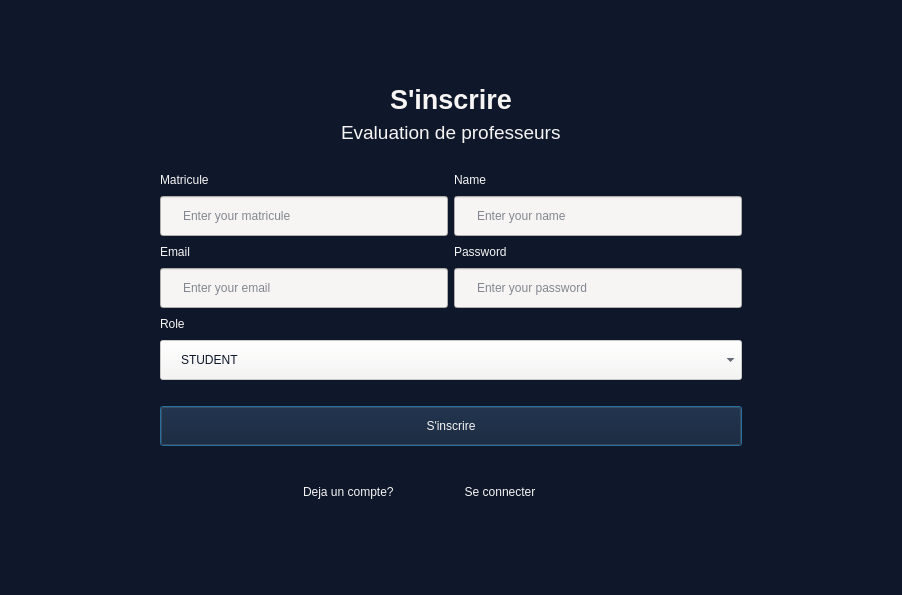
<?xml version="1.0" encoding="UTF-8"?>
<ui version="4.0">
 <class>Dialog</class>
 <widget class="QDialog" name="Dialog">
  <property name="geometry">
   <rect>
    <x>0</x>
    <y>0</y>
    <width>902</width>
    <height>595</height>
   </rect>
  </property>
  <property name="windowTitle">
   <string>Dialog</string>
  </property>
  <property name="styleSheet">
   <string notr="true">color: rgb(246, 245, 244);
background-color: rgb(15, 23, 42);
</string>
  </property>
  <layout class="QHBoxLayout" name="horizontalLayout_11">
   <item>
    <layout class="QVBoxLayout" name="verticalLayout_8">
     <item>
      <spacer name="verticalSpacer">
       <property name="orientation">
        <enum>Qt::Vertical</enum>
       </property>
       <property name="sizeHint" stdset="0">
        <size>
         <width>20</width>
         <height>40</height>
        </size>
       </property>
      </spacer>
     </item>
     <item>
      <layout class="QHBoxLayout" name="horizontalLayout_2">
       <item>
        <spacer name="horizontalSpacer_3">
         <property name="orientation">
          <enum>Qt::Horizontal</enum>
         </property>
         <property name="sizeHint" stdset="0">
          <size>
           <width>40</width>
           <height>20</height>
          </size>
         </property>
        </spacer>
       </item>
       <item>
        <widget class="QWidget" name="widget_2" native="true">
         <property name="minimumSize">
          <size>
           <width>600</width>
           <height>400</height>
          </size>
         </property>
         <layout class="QVBoxLayout" name="verticalLayout_7">
          <item>
           <layout class="QVBoxLayout" name="verticalLayout">
            <property name="bottomMargin">
             <number>20</number>
            </property>
            <item>
             <layout class="QHBoxLayout" name="horizontalLayout">
              <item>
               <spacer name="horizontalSpacer">
                <property name="orientation">
                 <enum>Qt::Horizontal</enum>
                </property>
                <property name="sizeHint" stdset="0">
                 <size>
                  <width>40</width>
                  <height>20</height>
                 </size>
                </property>
               </spacer>
              </item>
              <item>
               <widget class="QLabel" name="label">
                <property name="font">
                 <font>
                  <pointsize>20</pointsize>
                  <weight>75</weight>
                  <bold>true</bold>
                 </font>
                </property>
                <property name="text">
                 <string>S'inscrire</string>
                </property>
               </widget>
              </item>
              <item>
               <spacer name="horizontalSpacer_2">
                <property name="orientation">
                 <enum>Qt::Horizontal</enum>
                </property>
                <property name="sizeHint" stdset="0">
                 <size>
                  <width>40</width>
                  <height>20</height>
                 </size>
                </property>
               </spacer>
              </item>
             </layout>
            </item>
            <item>
             <layout class="QHBoxLayout" name="horizontalLayout_3">
              <item>
               <spacer name="horizontalSpacer_5">
                <property name="orientation">
                 <enum>Qt::Horizontal</enum>
                </property>
                <property name="sizeHint" stdset="0">
                 <size>
                  <width>40</width>
                  <height>20</height>
                 </size>
                </property>
               </spacer>
              </item>
              <item>
               <widget class="QLabel" name="label_3">
                <property name="font">
                 <font>
                  <pointsize>14</pointsize>
                 </font>
                </property>
                <property name="text">
                 <string>Evaluation de professeurs</string>
                </property>
               </widget>
              </item>
              <item>
               <spacer name="horizontalSpacer_6">
                <property name="orientation">
                 <enum>Qt::Horizontal</enum>
                </property>
                <property name="sizeHint" stdset="0">
                 <size>
                  <width>40</width>
                  <height>20</height>
                 </size>
                </property>
               </spacer>
              </item>
             </layout>
            </item>
           </layout>
          </item>
          <item>
           <layout class="QHBoxLayout" name="horizontalLayout_10">
            <item>
             <layout class="QVBoxLayout" name="verticalLayout_2">
              <item>
               <layout class="QHBoxLayout" name="horizontalLayout_4">
                <item>
                 <widget class="QLabel" name="label_4">
                  <property name="text">
                   <string>Matricule</string>
                  </property>
                 </widget>
                </item>
                <item>
                 <spacer name="horizontalSpacer_7">
                  <property name="orientation">
                   <enum>Qt::Horizontal</enum>
                  </property>
                  <property name="sizeHint" stdset="0">
                   <size>
                    <width>40</width>
                    <height>20</height>
                   </size>
                  </property>
                 </spacer>
                </item>
               </layout>
              </item>
              <item>
               <widget class="QLineEdit" name="lineEdit">
                <property name="minimumSize">
                 <size>
                  <width>0</width>
                  <height>40</height>
                 </size>
                </property>
                <property name="maximumSize">
                 <size>
                  <width>16777215</width>
                  <height>40</height>
                 </size>
                </property>
                <property name="styleSheet">
                 <string notr="true">padding-left : 20;
background-color: rgb(246, 245, 244);
color: rgb(15, 23, 42);</string>
                </property>
                <property name="placeholderText">
                 <string>Enter your matricule</string>
                </property>
               </widget>
              </item>
             </layout>
            </item>
            <item>
             <layout class="QVBoxLayout" name="verticalLayout_3">
              <item>
               <layout class="QHBoxLayout" name="horizontalLayout_5">
                <item>
                 <widget class="QLabel" name="label_5">
                  <property name="text">
                   <string>Name</string>
                  </property>
                 </widget>
                </item>
                <item>
                 <spacer name="horizontalSpacer_8">
                  <property name="orientation">
                   <enum>Qt::Horizontal</enum>
                  </property>
                  <property name="sizeHint" stdset="0">
                   <size>
                    <width>40</width>
                    <height>20</height>
                   </size>
                  </property>
                 </spacer>
                </item>
               </layout>
              </item>
              <item>
               <widget class="QLineEdit" name="lineEdit_2">
                <property name="minimumSize">
                 <size>
                  <width>0</width>
                  <height>40</height>
                 </size>
                </property>
                <property name="maximumSize">
                 <size>
                  <width>16777215</width>
                  <height>40</height>
                 </size>
                </property>
                <property name="styleSheet">
                 <string notr="true">padding-left : 20;
background-color: rgb(246, 245, 244);
color: rgb(15, 23, 42);</string>
                </property>
                <property name="placeholderText">
                 <string>Enter your name</string>
                </property>
               </widget>
              </item>
             </layout>
            </item>
           </layout>
          </item>
          <item>
           <layout class="QHBoxLayout" name="horizontalLayout_12">
            <item>
             <layout class="QVBoxLayout" name="verticalLayout_4">
              <item>
               <layout class="QHBoxLayout" name="horizontalLayout_6">
                <item>
                 <widget class="QLabel" name="label_6">
                  <property name="text">
                   <string>Email</string>
                  </property>
                 </widget>
                </item>
                <item>
                 <spacer name="horizontalSpacer_9">
                  <property name="orientation">
                   <enum>Qt::Horizontal</enum>
                  </property>
                  <property name="sizeHint" stdset="0">
                   <size>
                    <width>40</width>
                    <height>20</height>
                   </size>
                  </property>
                 </spacer>
                </item>
               </layout>
              </item>
              <item>
               <widget class="QLineEdit" name="lineEdit_3">
                <property name="minimumSize">
                 <size>
                  <width>0</width>
                  <height>40</height>
                 </size>
                </property>
                <property name="maximumSize">
                 <size>
                  <width>16777215</width>
                  <height>40</height>
                 </size>
                </property>
                <property name="styleSheet">
                 <string notr="true">padding-left : 20;
background-color: rgb(246, 245, 244);
color: rgb(15, 23, 42);</string>
                </property>
                <property name="placeholderText">
                 <string>Enter your email</string>
                </property>
               </widget>
              </item>
             </layout>
            </item>
            <item>
             <layout class="QVBoxLayout" name="verticalLayout_5">
              <item>
               <layout class="QHBoxLayout" name="horizontalLayout_7">
                <item>
                 <widget class="QLabel" name="label_7">
                  <property name="text">
                   <string>Password</string>
                  </property>
                 </widget>
                </item>
                <item>
                 <spacer name="horizontalSpacer_10">
                  <property name="orientation">
                   <enum>Qt::Horizontal</enum>
                  </property>
                  <property name="sizeHint" stdset="0">
                   <size>
                    <width>40</width>
                    <height>20</height>
                   </size>
                  </property>
                 </spacer>
                </item>
               </layout>
              </item>
              <item>
               <widget class="QLineEdit" name="lineEdit_4">
                <property name="minimumSize">
                 <size>
                  <width>0</width>
                  <height>40</height>
                 </size>
                </property>
                <property name="maximumSize">
                 <size>
                  <width>16777215</width>
                  <height>40</height>
                 </size>
                </property>
                <property name="styleSheet">
                 <string notr="true">padding-left : 20;
background-color: rgb(246, 245, 244);
color: rgb(15, 23, 42);</string>
                </property>
                <property name="placeholderText">
                 <string>Enter your password</string>
                </property>
               </widget>
              </item>
             </layout>
            </item>
           </layout>
          </item>
          <item>
           <layout class="QVBoxLayout" name="verticalLayout_6">
            <property name="bottomMargin">
             <number>20</number>
            </property>
            <item>
             <layout class="QHBoxLayout" name="horizontalLayout_8">
              <item>
               <widget class="QLabel" name="label_8">
                <property name="text">
                 <string>Role</string>
                </property>
               </widget>
              </item>
              <item>
               <spacer name="horizontalSpacer_11">
                <property name="orientation">
                 <enum>Qt::Horizontal</enum>
                </property>
                <property name="sizeHint" stdset="0">
                 <size>
                  <width>40</width>
                  <height>20</height>
                 </size>
                </property>
               </spacer>
              </item>
             </layout>
            </item>
            <item>
             <widget class="QComboBox" name="comboBox">
              <property name="enabled">
               <bool>false</bool>
              </property>
              <property name="minimumSize">
               <size>
                <width>0</width>
                <height>40</height>
               </size>
              </property>
              <property name="maximumSize">
               <size>
                <width>16777215</width>
                <height>40</height>
               </size>
              </property>
              <property name="styleSheet">
               <string notr="true">padding-left : 20;
background-color: rgb(246, 245, 244);
color: rgb(15, 23, 42);
</string>
              </property>
              <property name="placeholderText">
               <string>STUDENT</string>
              </property>
              <item>
               <property name="text">
                <string>STUDENT</string>
               </property>
              </item>
             </widget>
            </item>
           </layout>
          </item>
          <item>
           <widget class="QPushButton" name="pushButton">
            <property name="minimumSize">
             <size>
              <width>0</width>
              <height>40</height>
             </size>
            </property>
            <property name="maximumSize">
             <size>
              <width>16777215</width>
              <height>40</height>
             </size>
            </property>
            <property name="styleSheet">
             <string notr="true">background-color: rgb(15, 23, 42);
color: rgb(246, 245, 244);</string>
            </property>
            <property name="text">
             <string>S'inscrire</string>
            </property>
           </widget>
          </item>
          <item>
           <layout class="QHBoxLayout" name="horizontalLayout_9">
            <property name="topMargin">
             <number>20</number>
            </property>
            <item>
             <spacer name="horizontalSpacer_12">
              <property name="orientation">
               <enum>Qt::Horizontal</enum>
              </property>
              <property name="sizeHint" stdset="0">
               <size>
                <width>40</width>
                <height>20</height>
               </size>
              </property>
             </spacer>
            </item>
            <item>
             <widget class="QLabel" name="label_9">
              <property name="text">
               <string>Deja un compte?</string>
              </property>
             </widget>
            </item>
            <item>
             <widget class="QPushButton" name="pushButton_2">
              <property name="minimumSize">
               <size>
                <width>200</width>
                <height>40</height>
               </size>
              </property>
              <property name="maximumSize">
               <size>
                <width>200</width>
                <height>40</height>
               </size>
              </property>
              <property name="styleSheet">
               <string notr="true">background-color : transparent;
border : none;</string>
              </property>
              <property name="text">
               <string>Se connecter</string>
              </property>
             </widget>
            </item>
            <item>
             <spacer name="horizontalSpacer_13">
              <property name="orientation">
               <enum>Qt::Horizontal</enum>
              </property>
              <property name="sizeHint" stdset="0">
               <size>
                <width>40</width>
                <height>20</height>
               </size>
              </property>
             </spacer>
            </item>
           </layout>
          </item>
         </layout>
        </widget>
       </item>
       <item>
        <spacer name="horizontalSpacer_4">
         <property name="orientation">
          <enum>Qt::Horizontal</enum>
         </property>
         <property name="sizeHint" stdset="0">
          <size>
           <width>40</width>
           <height>20</height>
          </size>
         </property>
        </spacer>
       </item>
      </layout>
     </item>
     <item>
      <spacer name="verticalSpacer_2">
       <property name="orientation">
        <enum>Qt::Vertical</enum>
       </property>
       <property name="sizeHint" stdset="0">
        <size>
         <width>20</width>
         <height>40</height>
        </size>
       </property>
      </spacer>
     </item>
    </layout>
   </item>
  </layout>
 </widget>
 <resources/>
 <connections/>
</ui>
